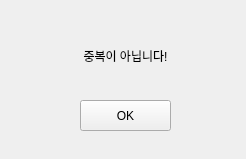
<?xml version="1.0" encoding="UTF-8"?>
<ui version="4.0">
 <class>Form</class>
 <widget class="QWidget" name="Form">
  <property name="windowModality">
   <enum>Qt::WindowModal</enum>
  </property>
  <property name="geometry">
   <rect>
    <x>0</x>
    <y>0</y>
    <width>246</width>
    <height>159</height>
   </rect>
  </property>
  <property name="windowTitle">
   <string>Success</string>
  </property>
  <widget class="QPushButton" name="confirm">
   <property name="geometry">
    <rect>
     <x>80</x>
     <y>100</y>
     <width>91</width>
     <height>31</height>
    </rect>
   </property>
   <property name="text">
    <string>OK</string>
   </property>
  </widget>
  <widget class="QLabel" name="label">
   <property name="geometry">
    <rect>
     <x>60</x>
     <y>30</y>
     <width>131</width>
     <height>51</height>
    </rect>
   </property>
   <property name="toolTip">
    <string>&lt;html&gt;&lt;head/&gt;&lt;body&gt;&lt;p align=&quot;center&quot;&gt;&lt;span style=&quot; font-size:12pt; font-weight:600;&quot;&gt;login fail&lt;/span&gt;&lt;/p&gt;&lt;/body&gt;&lt;/html&gt;</string>
   </property>
   <property name="layoutDirection">
    <enum>Qt::LeftToRight</enum>
   </property>
   <property name="text">
    <string>중복이 아닙니다!</string>
   </property>
   <property name="alignment">
    <set>Qt::AlignCenter</set>
   </property>
  </widget>
 </widget>
 <resources/>
 <connections/>
</ui>
